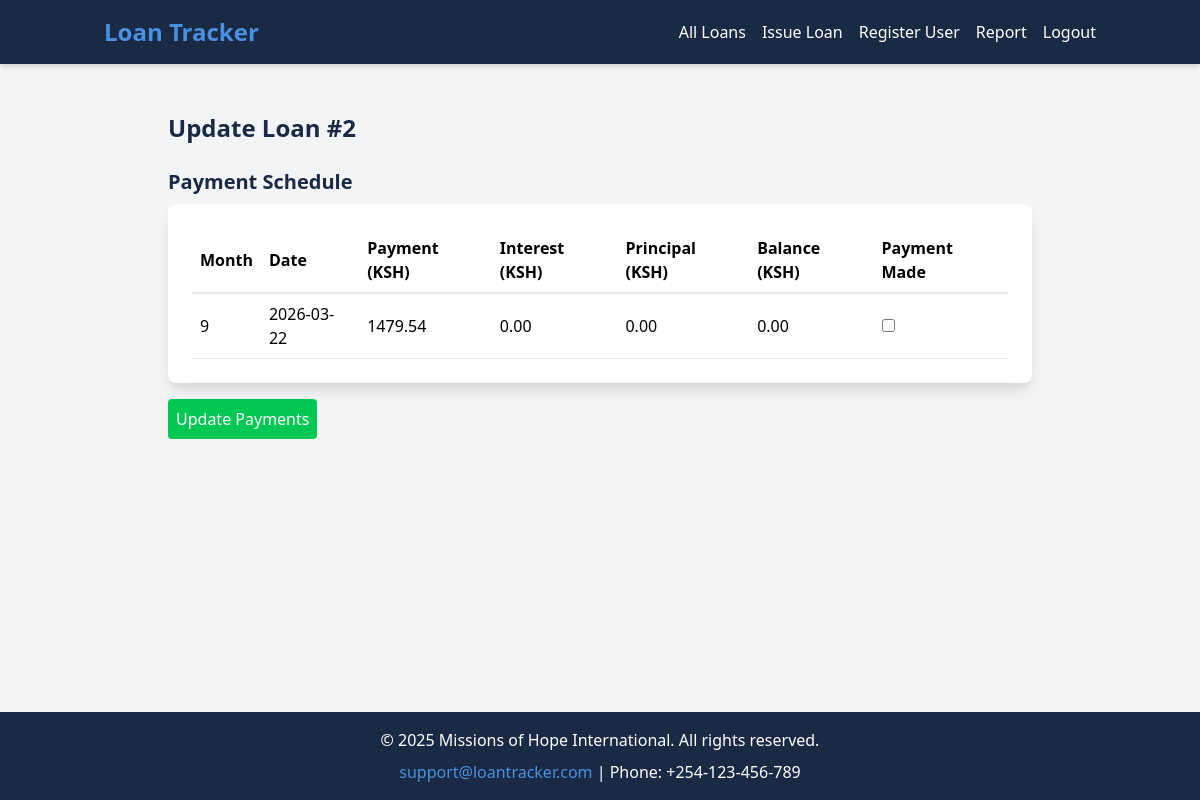
The app's page /loans/2/repay/ (signed in) with its own data.
### mohi/models.py (models this page shows, shortened)
class CustomUser(AbstractUser):
    username = None
    email = models.EmailField(unique=True)
    first_name = models.CharField(max_length=30)
    last_name = models.CharField(max_length=30)
    department = models.CharField(max_length=100)
    designation = models.CharField(max_length=100)
    USERNAME_FIELD = 'email'
    REQUIRED_FIELDS = ['first_name', 'last_name', 'department', 'designation']
    objects = CustomUserManager()

class Loan(models.Model):
    user = models.ForeignKey(CustomUser, on_delete=models.CASCADE)
    amount = models.DecimalField(max_digits=10, decimal_places=2, default=Decimal('0.00'))
    balance = models.DecimalField(max_digits=10, decimal_places=2, default=Decimal('0.00'))
    interest_rate = models.DecimalField(max_digits=5, decimal_places=2, default=Decimal('5.00'))
    term_months = models.PositiveIntegerField(default=12)
    start_date = models.DateField(default=timezone.now)
    end_date = models.DateField(null=True, blank=True)
    is_paid = models.BooleanField(default=False)
    def generate_amortization_schedule(self, original=False):
        principal = self.amount if original else self.balance
        monthly_rate = Decimal('1.0')  # Fixed 1% monthly interest rate to match calculate_loan
        months = self.term_months
        r = monthly_rate / Decimal('100')  # Convert to decimal (1% = 0.01)
        if r == 0:
            monthly_payment = principal / months
        else:
            monthly_payment = principal * (r * (1 + r) ** months) / ((1 + r) ** months - 1)
        balance = principal
        schedule = []
        start_date = self.start_date or timezone.now().date()
        if not original:
            repayments = Repayment.objects.filter(loan=self).order_by('date')
            repaid_principal = sum(rep.principal for rep in repayments) or Decimal('0.00')
            balance = max(Decimal('0.00'), principal - repaid_principal)
            paid_months = repayments.count()
        else:
            paid_months = 0
        for month in range(1 + paid_months, months + 1):
            interest = balance * r
            principal_paid = monthly_payment - interest
            balance -= principal_paid
            if balance < 0:
                principal_paid += balance
                balance = 0
            schedule.append({
                'month': month,
                'date': start_date + timedelta(days=30 * (month - 1)),
                'payment': float(round(monthly_payment, 2)),
                'interest': float(round(interest, 2)),
                'principal': float(round(principal_paid, 2)),
                'balance': float(round(balance, 2))
            })
            if balance <= 0:
                break
        return schedule

class Repayment(models.Model):
    loan = models.ForeignKey(Loan, on_delete=models.CASCADE)
    date = models.DateField(default=timezone.now)
    amount = models.DecimalField(max_digits=10, decimal_places=2, default=Decimal('0.00'))
    principal = models.DecimalField(max_digits=10, decimal_places=2, default=Decimal('0.00'))
    interest = models.DecimalField(max_digits=10, decimal_places=2, default=Decimal('0.00'))

### mohi/views.py (the view, shortened to what this page needs)
# urls.py: path('loans/<int:loan_id>/repay/', views.make_repayment, name='make_repayment'),
@login_required
def make_repayment(request, loan_id):
    loan = get_object_or_404(Loan, id=loan_id)
    if not request.user.is_staff and loan.user != request.user:
        return redirect('loan_list')
    schedule = loan.generate_amortization_schedule(original=False)
    repayments = Repayment.objects.filter(loan=loan)
    exchange_rate = Decimal('1')  # 1 USD = 1 KSH
    schedule_ksh = [
        {
            'month': item['month'],
            'date': item['date'],
            'payment': item['payment'] * float(exchange_rate),
            'interest': item['interest'] * float(exchange_rate),
            'principal': item['principal'] * float(exchange_rate),
            'balance': item['balance'] * float(exchange_rate)
        } for item in schedule
    ]
    repayments_ksh = [
        {
            'date': rep.date,
            'amount': float(rep.amount) * float(exchange_rate),
            'principal': float(rep.principal) * float(exchange_rate),
            'interest': float(rep.interest) * float(exchange_rate)
        } for rep in repayments
    ]
    return render(request, 'mohi/make_repayment.html', {
        'loan': loan,
        'schedule': schedule_ksh,
        'repayments': repayments_ksh,
        'show_success': False
    })

### mohi/templates/mohi/make_repayment.html (shortened to what this page needs)
{% extends 'mohi/base.html' %}
{% block content %}
<div class="container mx-auto p-4 max-w-4xl">
    <h1 class="text-2xl font-bold mb-4 text-mohi-deep-blue">Update Loan #{{ loan.id }}</h1>
    <form method="post">
        <h2 class="text-xl font-bold mt-6 mb-2 text-mohi-deep-blue">Payment Schedule</h2>
        <div class="bg-white p-6 rounded-lg shadow-lg overflow-x-auto">
            <table class="w-full text-left">
                <thead>
                    <tr>
                        <th class="border-b-2 p-2">Month</th>
                        <th class="border-b-2 p-2">Date</th>
                        <th class="border-b-2 p-2">Payment (KSH)</th>
                        <th class="border-b-2 p-2">Interest (KSH)</th>
                        <th class="border-b-2 p-2">Principal (KSH)</th>
                        <th class="border-b-2 p-2">Balance (KSH)</th>
                        <th class="border-b-2 p-2">Payment Made</th>
                    </tr>
                </thead>
                <tbody>
                    {% for item in schedule %}
                    <tr>
                        <td class="border-b p-2">{{ item.month }}</td>
                        <td class="border-b p-2">{{ item.date|date:"Y-m-d" }}</td>
                        <td class="border-b p-2">{{ item.payment|floatformat:2 }}</td>
                        <td class="border-b p-2">{{ item.interest|floatformat:2 }}</td>
                        <td class="border-b p-2">{{ item.principal|floatformat:2 }}</td>
                        <td class="border-b p-2">{{ item.balance|floatformat:2 }}</td>
                        <td class="border-b p-2">
                            <input type="checkbox" name="paid_{{ forloop.counter0 }}"
                                {% for rep in repayments %}
                                {% endfor %}>
                        </td>
                    </tr>
                    {% endfor %}
                </tbody>
            </table>
        </div>
        <button type="submit" class="mt-4 bg-mohi-green text-white p-2 rounded hover:bg-mohi-light-blue">Update Payments</button>
    </form>
</div>
{% endblock %}

### mohi/templates/mohi/base.html (shortened to what this page needs)
<!DOCTYPE html>
<html lang="en">
<head>
    {% load static %}
    <link href="https://cdn.jsdelivr.net/npm/tailwindcss@2.2.19/dist/tailwind.min.css" rel="stylesheet">
</head>
<body class="bg-gray-100 flex flex-col min-h-screen">
    <header class="bg-mohi-deep-blue text-white sticky top-0 z-50 shadow-md">
        <div class="container mx-auto px-4 py-3 flex justify-between items-center">
            <a href="{% url 'home' %}" class="text-2xl font-bold text-mohi-light-blue hover:text-white transition duration-200">Loan Tracker</a>
            <nav class="flex items-center space-x-4">
                <div id="nav-links" class="hidden md:flex md:items-center md:space-x-4">
                    {% if user.is_authenticated %}
                        <a href="{% url 'loan_list' %}" class="block py-2 hover:text-mohi-light-blue transition duration-200">
                                {{ user.is_staff|yesno:"All Loans,My Loans" }}
                        </a>
                        {% if user.is_staff %}
                            <a href="{% url 'issue_loan' %}" class="hover:text-mohi-light-blue transition duration-200">Issue Loan</a>
                            <a href="{% url 'register' %}" class="hover:text-mohi-light-blue transition duration-200">Register User</a>
                            <a href="{% url 'loan_report' %}" class="hover:text-mohi-light-blue transition duration-200">Report</a>
                        {% endif %}
                        <a href="{% url 'logout' %}" class="hover:text-mohi-light-blue transition duration-200">Logout</a>
                    {% else %}
                        <a href="{% url 'login' %}" class="hover:text-mohi-light-blue transition duration-200">Login</a>
                    {% endif %}
                </div>
            </nav>
        </div>
    </header>
    <main class="flex-1 container mx-auto mt-4 p-4">
        {% block content %}
        {% endblock %}
    </main>
    <footer class="bg-mohi-deep-blue text-white py-4 mt-auto">
        <div class="container mx-auto px-4 text-center">
            <p>© 2025 Missions of Hope International. All rights reserved.</p>
            <p class="mt-2"><a href="mailto:support@loantracker.com" class="text-mohi-light-blue hover:underline">support@loantracker.com</a> | Phone: +254-123-456-789</p>
        </div>
    </footer>
</body>
</html>

### mohi/templates/mohi/base.html (style rules this page uses)
.bg-mohi-deep-blue { background-color: #1A2A44; }
.text-mohi-deep-blue { color: #1A2A44; }
.text-mohi-light-blue { color: #4A90E2; }
.bg-mohi-green { background-color: #00C853; }

### records on screen
CustomUser: is_staff "All Loans"
Loan: id "2", month "9", date "2026-03-22", payment "1479.54", interest "0.00", principal "0.00", balance "0.00"
